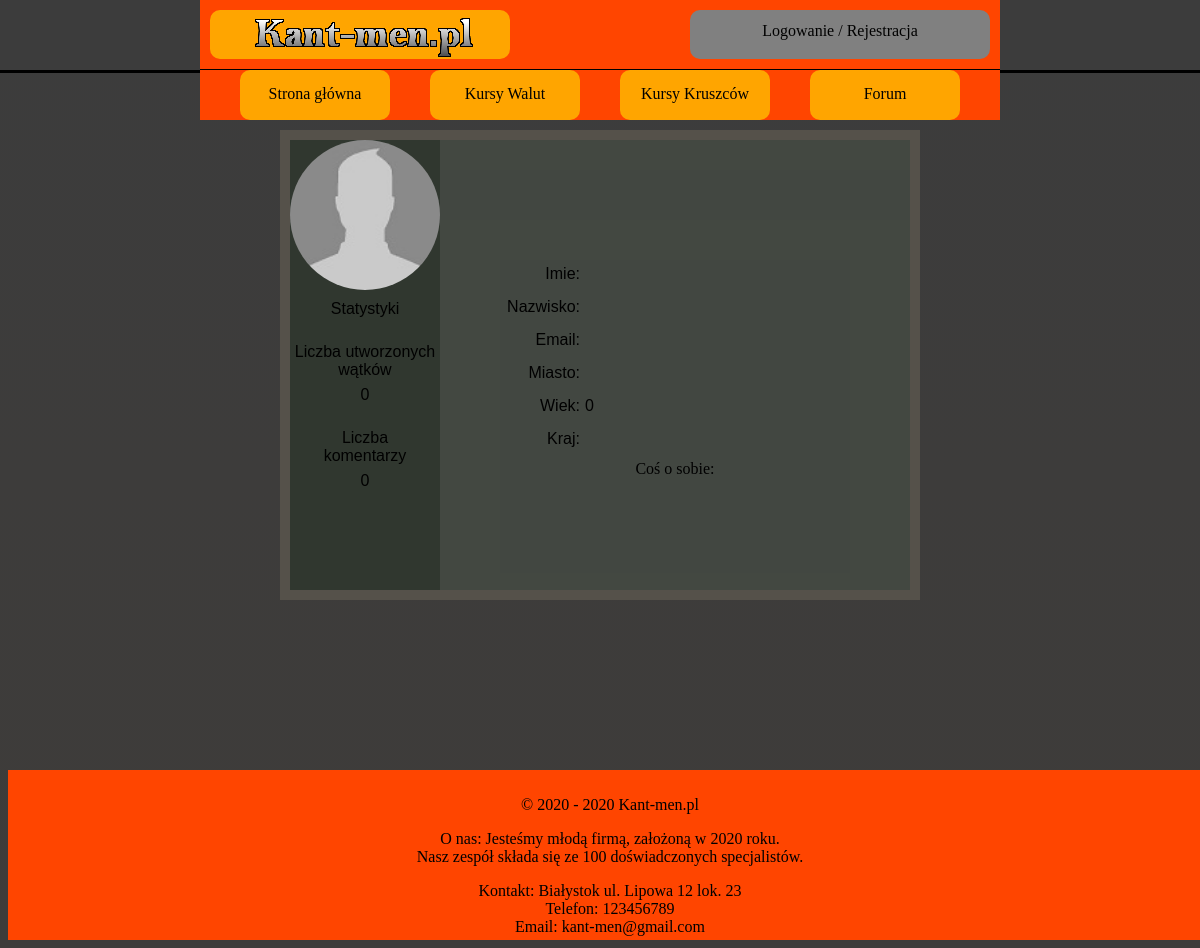
The app's page /profilowe.php?user=8 with its own data.
### tables this page shows
CREATE TABLE `user` (
  `ID_USER` int(10) NOT NULL,
  `LOGIN` varchar(20) NOT NULL,
  `HASLO` char(255) NOT NULL,
  `IMIE` varchar(50) NOT NULL,
  `NAZWISKO` varchar(50) NOT NULL,
  `EMAIL` varchar(50) NOT NULL,
  `WIEK` int(10) NOT NULL,
  `MIASTO` varchar(50) NOT NULL,
  `KRAJ` varchar(50) NOT NULL,
  `OPIS_PROFILU` text DEFAULT NULL,
  `ZDJECIE` varchar(255) DEFAULT NULL,
  `STW_WATKI` int(10) NOT NULL DEFAULT 0,
  `LICZ_KOMENTARZY` int(10) NOT NULL DEFAULT 0,
  `UPRAWNIENIA` varchar(10) NOT NULL DEFAULT 'USER'
);

### profilowe.php (the view, shortened to what this page needs)
<?php
require_once "polaczeniezMySQL.php";
$polaczenie = @new mysqli($host,$db_user,$db_password,$db_name);
if($polaczenie->connect_errno!=0)
{
    echo "Error: ".$polaczenie->connect_errno;
}
else
{
$rezultat = $polaczenie->query("SELECT * FROM user WHERE ID_USER=" . $_GET['user']);
if (!$rezultat)
{
    throw new Exception($polaczenie->error);
}
else
{
$row = mysqli_fetch_array($rezultat);
?>
<!DOCTYPE HTML>
<html>
<head>
    <link href="CSS/styleGlowne.css" rel="stylesheet" type="text/css">
    <link href="CSS/styleProfilowe.css" rel="stylesheet" type="text/css">
</head>
<body>
<?php
include_once('rysowanieMenu.php');
?>
<main>
    <article class="artykol">
        <div class="lewybaner">
            <div class="pro_avatar">
                <?php
                if ($row['ZDJECIE'] != NULL) {
                    echo '<div class="p_avatar" style="background-image:url("../img/profile/' . $row['ZDJECIE'] . '");" alt="zdjecie profilowe" ><img src="img/profile/'.$row['ZDJECIE'].'" alt="zdjecie profilowe"/></div>';
                } else {
                    echo '<div class="p_avatar" alt="zmienilo" />';
                }
                ?>
            </div>
            <div class="pro_statystyki">
                <div class="staty2">Statystyki</div>
                <div class="staty2">Liczba utworzonych wątków</div>
                <div class="staty2"><?php echo $row['STW_WATKI']; ?></div>
                <div class="staty2">Liczba</br>komentarzy</div>
                <div class="staty2"><?php echo $row['LICZ_KOMENTARZY']; ?></div>
            </div>
        </div>
        <div class="prawybaner">
            <div class="pro_nicname">
            </div>
            <div class="pro_szczegolowe">
                <div class="lewy_szcz">
                    <div class="staty">Imie:</div>
                    <div class="staty">Nazwisko:</div>
                    <div class="staty">Email:</div>
                    <div class="staty">Miasto:</div>
                    <div class="staty">Wiek:</div>
                    <div class="staty">Kraj:</div>
                </div>
                <div class="prawy_szcz">
                    <div class="staty" id="imie"><?php echo $row['IMIE']; ?></div>
                    <div class="staty" id="nazwisko"><?php echo $row['NAZWISKO']; ?></div>
                    <div class="staty" id="email"><?php echo $row['EMAIL']; ?></div>
                    <div class="staty" id="miasto"><?php echo $row['MIASTO']; ?></div>
                    <div class="staty" id="wiek"><?php echo $row['WIEK']; ?></div>
                    <div class="staty" id="kraj"><?php echo $row['KRAJ']; ?></div>
                </div>
                <div class="o_sobie">Coś o sobie:</div>
                <div class="staty_opis"><?php echo $row['OPIS_PROFILU']; ?></div>
            </div>
        </div>
    </article>
    <?php
    }
    }
    ?>
</main>
<?php
include_once('rysowanieStopki.php');
?>
</body>
</html>

### CSS/styleGlowne.css (style rules this page uses)
body { background-color: white; justify-content: center; align-items: center; }
main { background-color: white; margin-left: auto; margin-right: auto; width: 1000px; height: auto; margin-top: 130px; align-items: center; }

### CSS/styleProfilowe.css (style rules this page uses)
body { background-image: linear-gradient(#3c3c3c, #3e3c3a); }
main { margin-left: auto; margin-right: auto; width: 640px; padding: 0px 0px 0px 0px; margin-bottom: 170px; }
.artykol { background-color:rgb(85, 81, 74); position:relative; top: 0px; padding: 10px; }
.pro_avatar { position:relative; height: 150px; width: 150px; background-color: rgba(48, 56, 47, 0.98); }
.p_avatar { height: 150px; width: 150px; border-radius: 75px; background-image:url('../img/un.jpg'); background-size: 150px; }
.lewybaner { width: 150px; background-color: rgba(48, 56, 47, 0.98); height: 450px; float: left; }
.prawybaner { width: 470px; background-color: rgba(67, 72, 66, 0.98); height: 450px; float: left; text-align: center; }
.koniec,.o_sobie { clear: both; }
.pro_statystyki { width: 150px; background-color: rgba(48, 56, 47, 0.98); height: 300px; text-align: center; }
.pro_nicname { width: 470px; background-color: rgba(67, 72, 66, 0.98); height: 50px; margin: 30px 0px 0px 0px; text-align: center; font-family: Comic Sans MS,Impact,Arial,sans-serif; font-size: 30px; }
.pro_szczegolowe { width: 350px; background-color: rgba(67, 72, 66, 0.98); height: 300px; margin-top: 40px; margin-left: auto; margin-right: auto; text-align: left; }
.staty { margin: 0px 0px 10px 0px; font-family: Comic Sans MS,Impact,Arial,sans-serif; height: 23px; }
.staty2 { padding: 10px 0px 10px 0px; font-family: Comic Sans MS,Impact,Arial,sans-serif; height: 23px; }
.lewy_szcz { width: 80px; height: 190px; background-color: rgba(67, 72, 66, 0.98); float: left; text-align: right; padding: 5px 0px 0px 0px; }
.prawy_szcz { background-color: rgba(67, 72, 66, 0.98); width: 265px; height: 190px; float: left; padding: 5px 0px 0px 5px; }
.o_sobie { text-align: center; padding: 5px; }
.staty_opis { background-color: rgba(67, 72, 66, 0.98); text-align: center; margin: 0px; padding: 5px; height: 80px; }

### records on screen
user: STW_WATKI "0", LICZ_KOMENTARZY "0", WIEK "0"
